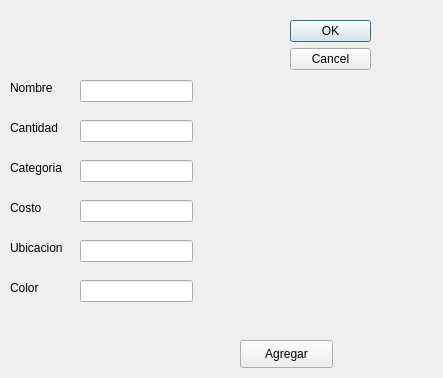
<?xml version="1.0" encoding="UTF-8"?>
<ui version="4.0">
 <class>NewProduct</class>
 <widget class="QDialog" name="NewProduct">
  <property name="geometry">
   <rect>
    <x>0</x>
    <y>0</y>
    <width>443</width>
    <height>378</height>
   </rect>
  </property>
  <property name="windowTitle">
   <string>Añadir Nuevo Producto</string>
  </property>
  <widget class="QDialogButtonBox" name="buttonBox">
   <property name="geometry">
    <rect>
     <x>290</x>
     <y>20</y>
     <width>81</width>
     <height>241</height>
    </rect>
   </property>
   <property name="orientation">
    <enum>Qt::Vertical</enum>
   </property>
   <property name="standardButtons">
    <set>QDialogButtonBox::Cancel|QDialogButtonBox::Ok</set>
   </property>
  </widget>
  <widget class="QLineEdit" name="lineEdit">
   <property name="geometry">
    <rect>
     <x>80</x>
     <y>80</y>
     <width>113</width>
     <height>22</height>
    </rect>
   </property>
  </widget>
  <widget class="QLabel" name="label">
   <property name="geometry">
    <rect>
     <x>10</x>
     <y>80</y>
     <width>55</width>
     <height>16</height>
    </rect>
   </property>
   <property name="text">
    <string>Nombre</string>
   </property>
  </widget>
  <widget class="QLabel" name="label_2">
   <property name="geometry">
    <rect>
     <x>10</x>
     <y>120</y>
     <width>55</width>
     <height>16</height>
    </rect>
   </property>
   <property name="text">
    <string>Cantidad</string>
   </property>
  </widget>
  <widget class="QLineEdit" name="lineEdit_2">
   <property name="geometry">
    <rect>
     <x>80</x>
     <y>120</y>
     <width>113</width>
     <height>22</height>
    </rect>
   </property>
  </widget>
  <widget class="QLabel" name="label_3">
   <property name="geometry">
    <rect>
     <x>10</x>
     <y>160</y>
     <width>55</width>
     <height>16</height>
    </rect>
   </property>
   <property name="text">
    <string>Categoria</string>
   </property>
  </widget>
  <widget class="QLineEdit" name="lineEdit_3">
   <property name="geometry">
    <rect>
     <x>80</x>
     <y>160</y>
     <width>113</width>
     <height>22</height>
    </rect>
   </property>
   <property name="text">
    <string/>
   </property>
  </widget>
  <widget class="QLineEdit" name="lineEdit_4">
   <property name="geometry">
    <rect>
     <x>80</x>
     <y>200</y>
     <width>113</width>
     <height>22</height>
    </rect>
   </property>
   <property name="text">
    <string/>
   </property>
  </widget>
  <widget class="QLabel" name="label_4">
   <property name="geometry">
    <rect>
     <x>10</x>
     <y>200</y>
     <width>55</width>
     <height>16</height>
    </rect>
   </property>
   <property name="text">
    <string>Costo</string>
   </property>
  </widget>
  <widget class="QLineEdit" name="lineEdit_5">
   <property name="geometry">
    <rect>
     <x>80</x>
     <y>240</y>
     <width>113</width>
     <height>22</height>
    </rect>
   </property>
   <property name="text">
    <string/>
   </property>
  </widget>
  <widget class="QLabel" name="label_5">
   <property name="geometry">
    <rect>
     <x>10</x>
     <y>240</y>
     <width>55</width>
     <height>16</height>
    </rect>
   </property>
   <property name="text">
    <string>Ubicacion</string>
   </property>
  </widget>
  <widget class="QLineEdit" name="lineEdit_6">
   <property name="geometry">
    <rect>
     <x>80</x>
     <y>280</y>
     <width>113</width>
     <height>22</height>
    </rect>
   </property>
   <property name="text">
    <string/>
   </property>
  </widget>
  <widget class="QLabel" name="label_7">
   <property name="geometry">
    <rect>
     <x>10</x>
     <y>280</y>
     <width>55</width>
     <height>16</height>
    </rect>
   </property>
   <property name="text">
    <string>Color</string>
   </property>
  </widget>
  <widget class="QPushButton" name="pushButton">
   <property name="geometry">
    <rect>
     <x>240</x>
     <y>340</y>
     <width>93</width>
     <height>28</height>
    </rect>
   </property>
   <property name="text">
    <string>Agregar</string>
   </property>
  </widget>
 </widget>
 <resources/>
 <connections>
  <connection>
   <sender>buttonBox</sender>
   <signal>accepted()</signal>
   <receiver>NewProduct</receiver>
   <slot>accept()</slot>
   <hints>
    <hint type="sourcelabel">
     <x>248</x>
     <y>254</y>
    </hint>
    <hint type="destinationlabel">
     <x>157</x>
     <y>274</y>
    </hint>
   </hints>
  </connection>
  <connection>
   <sender>buttonBox</sender>
   <signal>rejected()</signal>
   <receiver>NewProduct</receiver>
   <slot>reject()</slot>
   <hints>
    <hint type="sourcelabel">
     <x>316</x>
     <y>260</y>
    </hint>
    <hint type="destinationlabel">
     <x>286</x>
     <y>274</y>
    </hint>
   </hints>
  </connection>
 </connections>
</ui>
